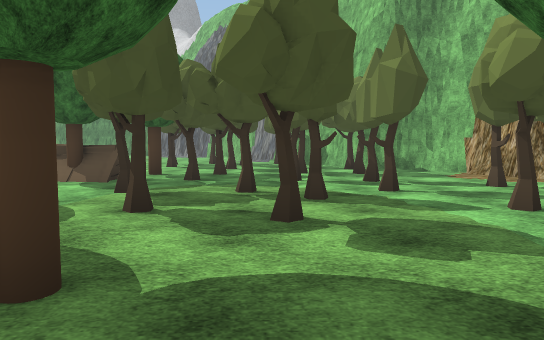
View 1 (above)

24 first-person views from a walk through a 3-D level made in the Unity game engine. The camera is 1.4 m above the floor, tilts 4° down and sees 70° across. The floor is counted in squares, 2 m on a side. Each view is taken from the middle of a square. On the plan, view 1 faces up. The plan holds only what a view shows up to about 11 squares ahead; the rest is blank. The place goes on beyond the plan. Some trees and plants on the terrain are drawn as simple stand-ins. The player character is not drawn. Some surface patterns are stand-ins.

View 2
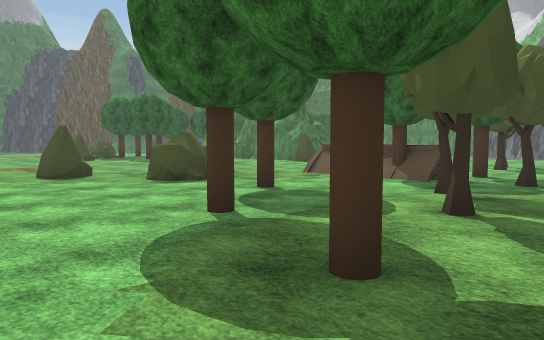

View 3
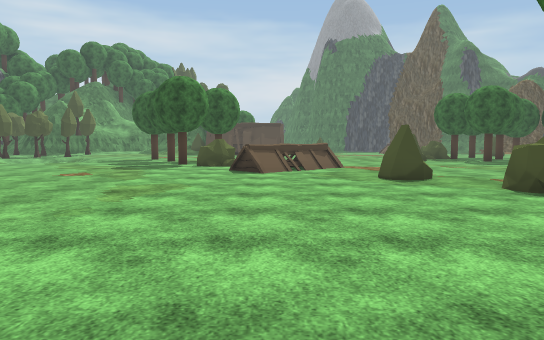

View 4
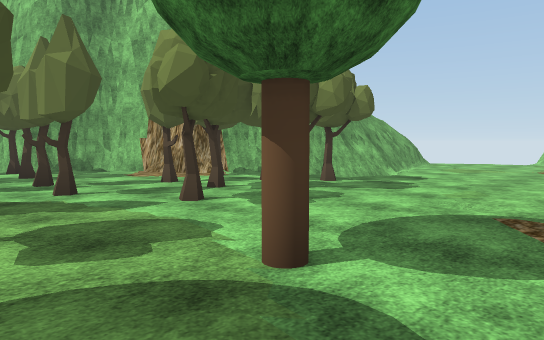

View 5
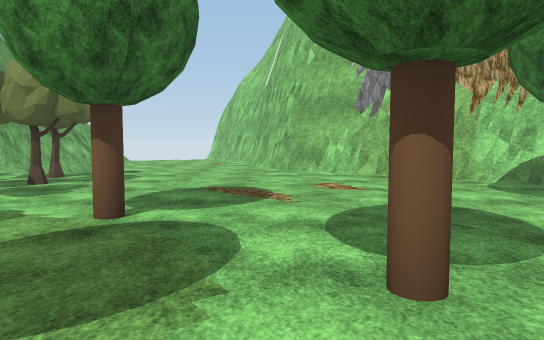

View 6
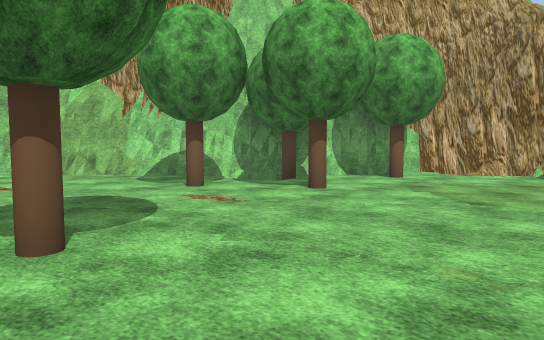

View 7
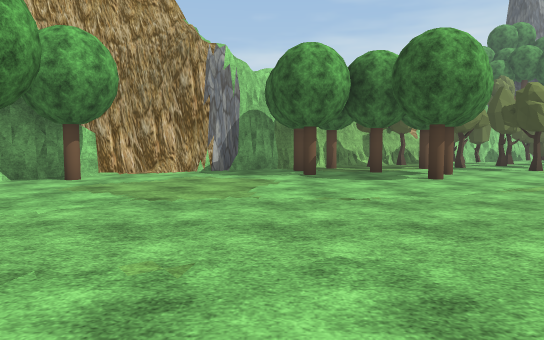

View 8
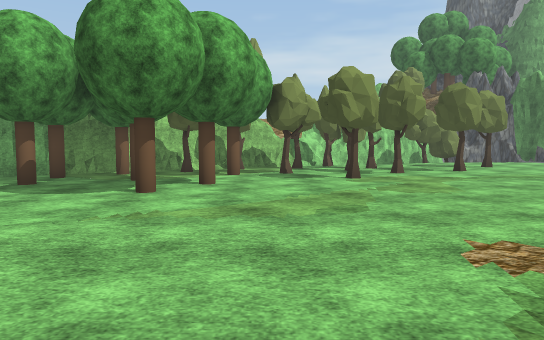

View 9
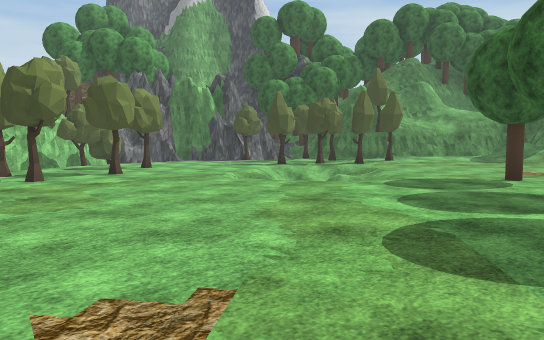

View 10
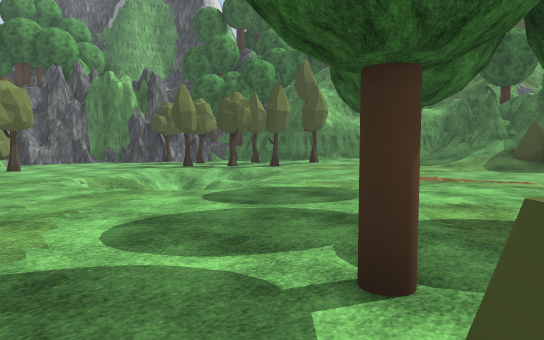

View 11
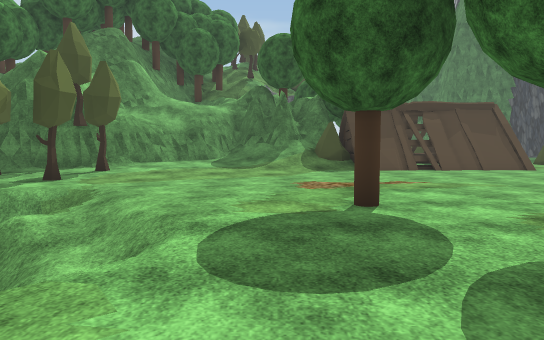

View 12
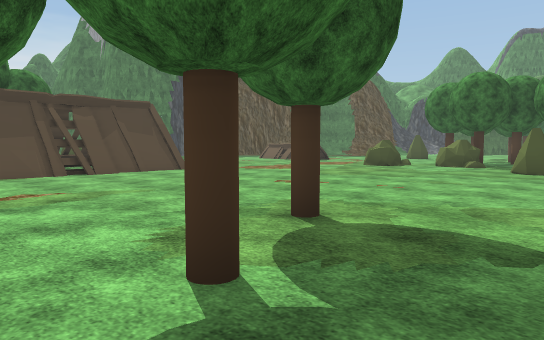

View 13
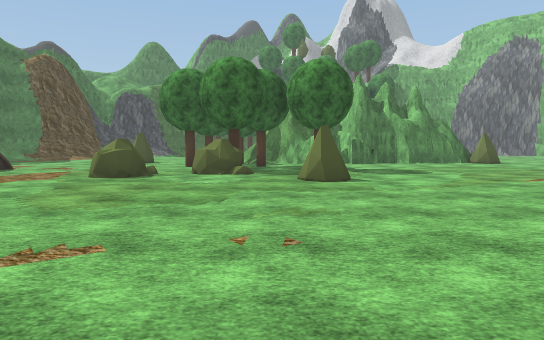

View 14
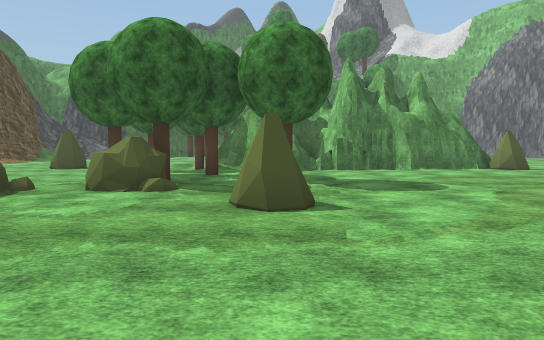

View 15
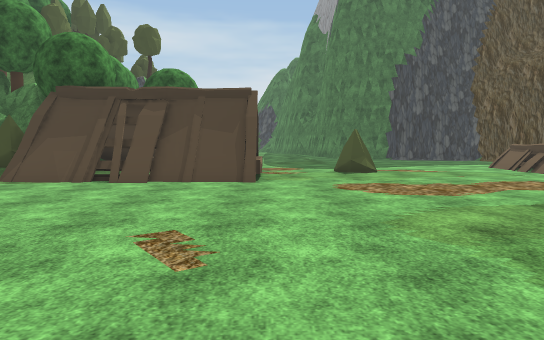

View 16
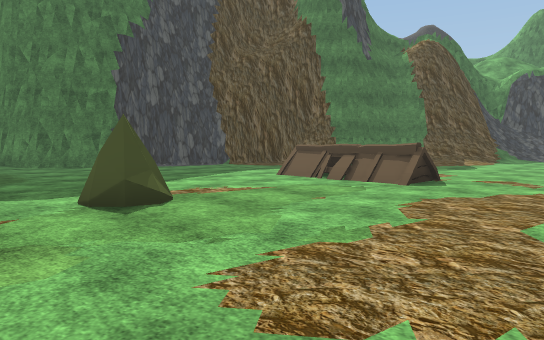

View 17
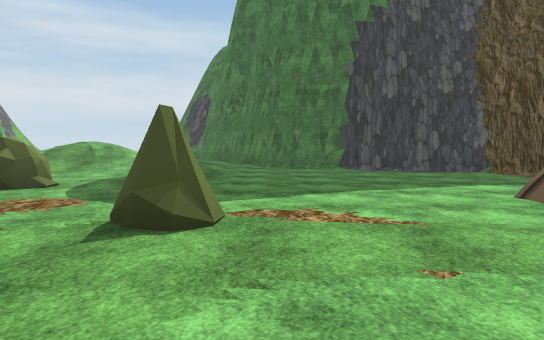

View 18
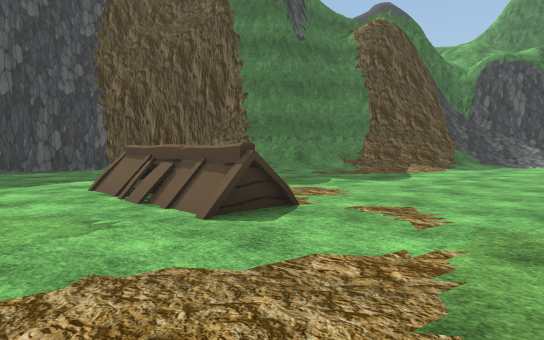

View 19
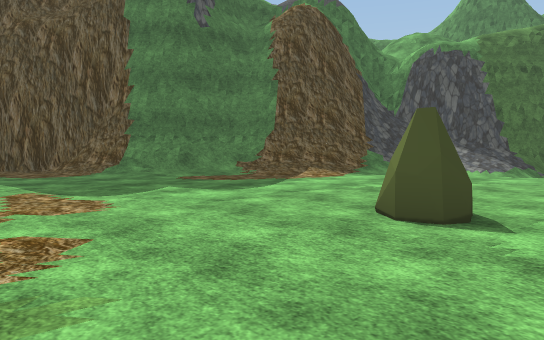

View 20
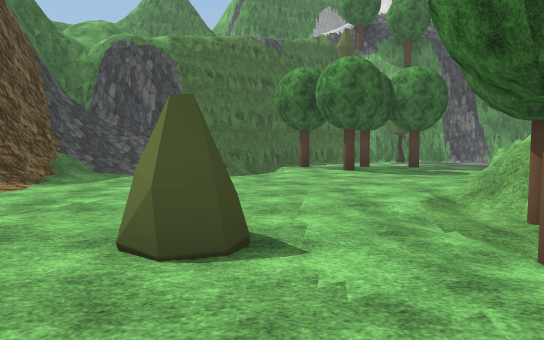

View 21
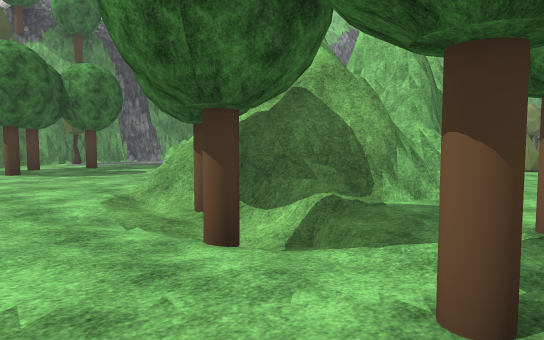

View 22
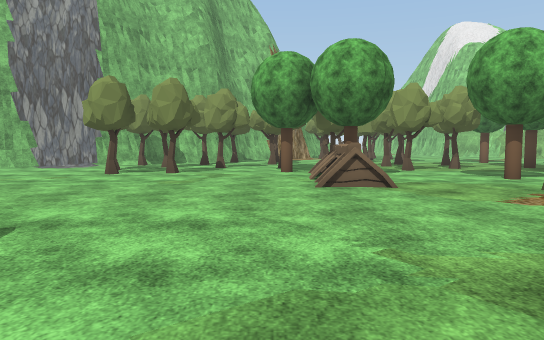

View 23
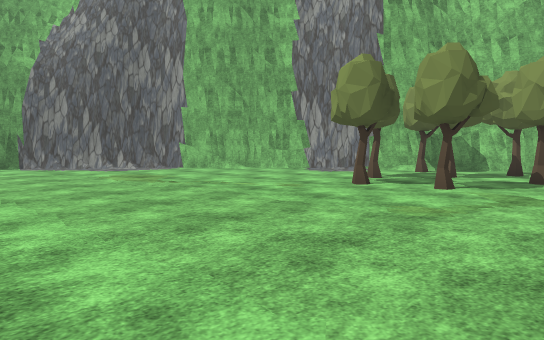

View 24
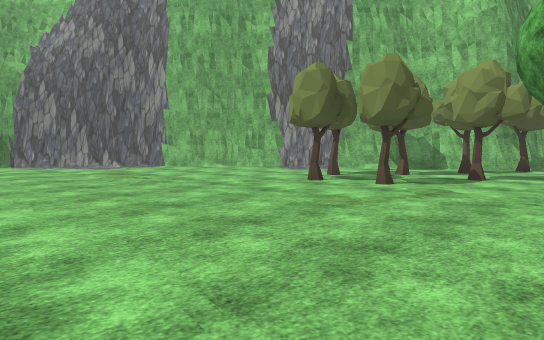

### Floor plan
Key: @ floor where view 1 was taken; # wall or solid block; . main floor; : floor 0.25 m higher than the main floor; - floor 0.75 m lower than the main floor; / step, stairs or slope; = window, fence, low wall or low ledge; v drop or lower ground; T tree; H hut; O other object.
Columns run from 34 left of view 1 to 9 right of it. Each row starts with its distance up from view 1.
 21                            .##
 20          ###//T.TT.        ..###
 19         ##////.T...        ....##
 18         #////=.....        .....##
 17         #////.....        .......#
 16        ##/.......#        .......##
 15       ##//....../#        ........##
 14      ##//....../##        .........#
 13      #/......../T#        .....TT.T##
 12    ###/.....T////########/.......T..##
 11    #//.........T/.###...T/.....T..T..##
 10   ##.............T...............T..T.##
  9   #............T...............T.T.TT..#
  8   #....HHHH.....T.T.........HHTH.......##
  7  ##...........T.T.............TTT.T.T..T##
  6  #...........TT...T.....  ......T.T.T.T. ###
  5  #................T........T.......T..TT.-vv
  4 ##.........................TT.T..TT..T.TT...
  3  //.....TT...............T..................
  2  :/...................H........T.T..T.......
  1    /................  H.....................
  0  //./TT. ###........   HH.........@........#
 -1  //./    v=#........ T H..........T.......##
 -2  //      =v#......T..T...................##
 -3         ####........T...................##
 -4  ##    T##T/......T.................T..##
 -5         ##//.....T.................T.=##
 -6         # //........................T##
 -7           //.....///...............T##
 -8           #/:...////........T......##
 -9           #/:..//////......T.TT...##
-10           ##T.T/////....T.....T.###
-11            ##..T//.....T..TTTT###
-12             #T   ....T..O..T/##
-13                   ..T..T.T.###

Positions as (right, up) in squares from view 1, and headings:
1: (0, 0), facing up
2: (0, 0), facing up-left
3: (-1, 0), facing left
4: (0, 0), facing up-right
5: (-2, 0), facing right
6: (-3, 0), facing down-right
7: (-3, 0), facing down
8: (-8, -2), facing down
9: (-9, -3), facing down-left
10: (-12, -2), facing down-left
11: (-13, -6), facing left
12: (-14, -5), facing up-left
13: (-17, -2), facing up
14: (-16, 1), facing up
15: (-16, 1), facing left
16: (-21, 1), facing up-left
17: (-22, 4), facing left
18: (-21, 5), facing up-left
19: (-20, 8), facing up-left
20: (-21, 9), facing up
21: (-21, 9), facing up-right
22: (-12, 9), facing right
23: (-9, 9), facing up-right
24: (-9, 8), facing up-right
